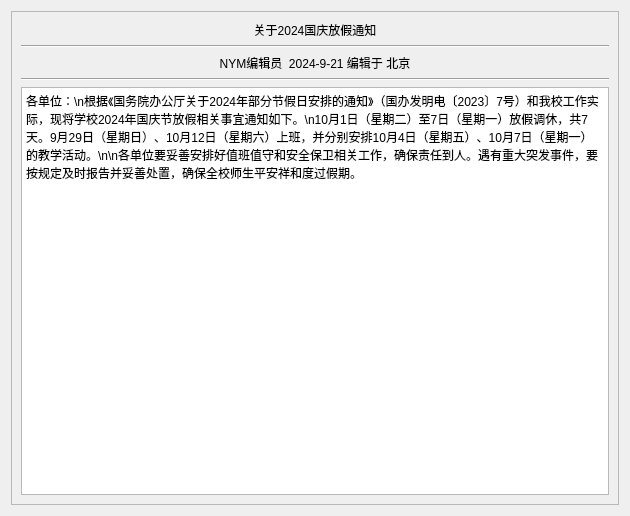
<?xml version="1.0" encoding="UTF-8"?>
<ui version="4.0">
 <class>inforDetail</class>
 <widget class="QWidget" name="inforDetail">
  <property name="geometry">
   <rect>
    <x>0</x>
    <y>0</y>
    <width>630</width>
    <height>516</height>
   </rect>
  </property>
  <property name="windowTitle">
   <string>Form</string>
  </property>
  <layout class="QVBoxLayout" name="verticalLayout">
   <item>
    <widget class="QScrollArea" name="scrollArea">
     <property name="widgetResizable">
      <bool>true</bool>
     </property>
     <widget class="QWidget" name="scrollAreaWidgetContents">
      <property name="geometry">
       <rect>
        <x>0</x>
        <y>0</y>
        <width>610</width>
        <height>496</height>
       </rect>
      </property>
      <layout class="QVBoxLayout" name="verticalLayout_2">
       <item>
        <widget class="LargeTitleLabel" name="titleLabel">
         <property name="sizePolicy">
          <sizepolicy hsizetype="Expanding" vsizetype="Maximum">
           <horstretch>0</horstretch>
           <verstretch>0</verstretch>
          </sizepolicy>
         </property>
         <property name="maximumSize">
          <size>
           <width>16777215</width>
           <height>80</height>
          </size>
         </property>
         <property name="text">
          <string>关于2024国庆放假通知</string>
         </property>
         <property name="alignment">
          <set>Qt::AlignCenter</set>
         </property>
        </widget>
       </item>
       <item>
        <widget class="Line" name="line">
         <property name="orientation">
          <enum>Qt::Horizontal</enum>
         </property>
        </widget>
       </item>
       <item>
        <widget class="BodyLabel" name="authorLabel">
         <property name="sizePolicy">
          <sizepolicy hsizetype="Expanding" vsizetype="Maximum">
           <horstretch>0</horstretch>
           <verstretch>0</verstretch>
          </sizepolicy>
         </property>
         <property name="text">
          <string>NYM编辑员  2024-9-21 编辑于 北京</string>
         </property>
         <property name="alignment">
          <set>Qt::AlignCenter</set>
         </property>
        </widget>
       </item>
       <item>
        <widget class="Line" name="line_2">
         <property name="orientation">
          <enum>Qt::Horizontal</enum>
         </property>
        </widget>
       </item>
       <item>
        <widget class="PlainTextEdit" name="plainTextEdit">
         <property name="plainText">
          <string>各单位：\n根据《国务院办公厅关于2024年部分节假日安排的通知》（国办发明电〔2023〕7号）和我校工作实际，现将学校2024年国庆节放假相关事宜通知如下。\n10月1日（星期二）至7日（星期一）放假调休，共7天。9月29日（星期日）、10月12日（星期六）上班，并分别安排10月4日（星期五）、10月7日（星期一）的教学活动。\n\n各单位要妥善安排好值班值守和安全保卫相关工作，确保责任到人。遇有重大突发事件，要按规定及时报告并妥善处置，确保全校师生平安祥和度过假期。</string>
         </property>
         <property name="overwriteMode">
          <bool>false</bool>
         </property>
         <property name="backgroundVisible">
          <bool>false</bool>
         </property>
        </widget>
       </item>
      </layout>
     </widget>
    </widget>
   </item>
  </layout>
 </widget>
 <customwidgets>
  <customwidget>
   <class>BodyLabel</class>
   <extends>QLabel</extends>
   <header>qfluentwidgets</header>
  </customwidget>
  <customwidget>
   <class>LargeTitleLabel</class>
   <extends>QLabel</extends>
   <header>qfluentwidgets</header>
  </customwidget>
  <customwidget>
   <class>PlainTextEdit</class>
   <extends>QPlainTextEdit</extends>
   <header>qfluentwidgets</header>
  </customwidget>
 </customwidgets>
 <resources/>
 <connections/>
</ui>
